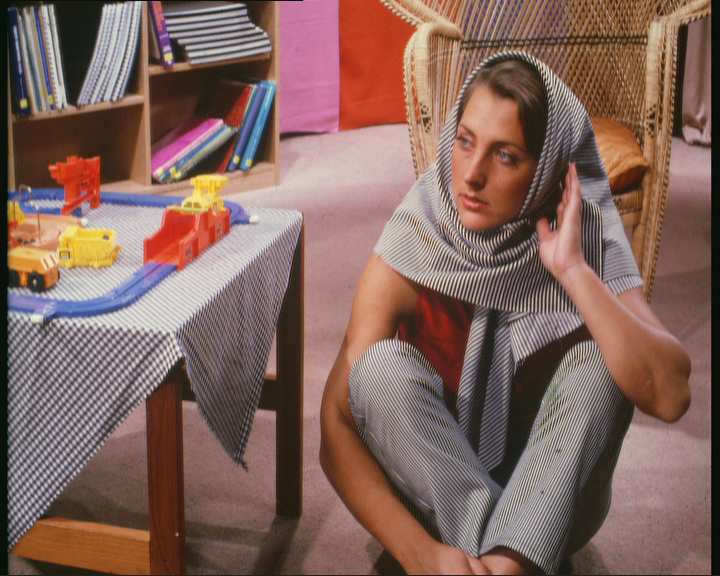
#> input picture lab4/images/barbara_col.png, 720 x 576 px
$ python przetwarzanie_obrazu.py   (older library calls are emulated)
#> lines starting #> are read from the running program, lines starting #| are printed output that depends on the picture
import cv2
import numpy as np
import matplotlib.pyplot as plt

standar_img = "./images/barbara_col.png"
inoise_img = "./images/barbara_col_inoise.png"
inoise2_img = "./images/barbara_col_inoise2.png"
noise_img = "./images/barbara_col_noise.png"

change_img = "./output/zad1/"

unchanged_img = cv2.imread(standar_img, cv2.IMREAD_UNCHANGED)
#> unchanged_img is the input picture: shape (576, 720, 3); mean B, G, R 92.7, 101.1, 130.6

def save_image(name, image):
    cv2.imwrite(change_img+name, image)

def plt_imshow(img, img_title="image"): # funkcja służąca do rysowania obrazu
    plt.figure()
    plt.title(img_title)
    img = cv2.cvtColor(img, cv2.COLOR_BGR2RGB) # bez tej linijki obraz staje się niebieski
    plt.imshow(img, cmap="gray", vmin=0, vmax=255)
    plt.xticks([]), plt.    yticks([])
    plt.show()

def calcPSNR(img1, img2): # funkcja służąca do obliczania PSNR
    imax = 255.**2
    mse = ((img1.astype(np.float64)-img2)**2).sum()/img1.size
    return 10.0*np.log10(imax/mse)

def print_histogram(image): # funkcja służąca do rysowania histogramu
    histogram = cv2.calcHist([image], [0], None, [256], [0, 256])
    histogram = histogram.flatten()
    plt.figure()
    plt.plot(histogram)
    plt.xlim([0,256])
    plt.show()

def zad_1_Gauss(which_image): # funkcja zwracająca PSNR i obraz dla podanego obrazu z zastosowaniem filtru Gaussa
    image = cv2.imread(which_image, cv2.IMREAD_UNCHANGED)
    for i in [3, 5, 7]: # pętla sprawdzająca wyniki dla mask 3, 5 oraz 7
        print(f'Maska: {i} x {i}')
        gauss_blur = cv2.GaussianBlur(image, (i,i), 0)
        print(calcPSNR(unchanged_img, gauss_blur)) # liczenie PSNR
        plt_imshow(gauss_blur)
        x = str(f"{which_image[:10]}{i}x{i}.png")
        save_image(x, gauss_blur)


def zad_1_median(which_image): # funkcja zwracająca PSNR i obraz dla podanego obrazu z zastosowaniem filtru medianowego
    image = cv2.imread(which_image, cv2.IMREAD_UNCHANGED)
    for i in [3, 5, 7]: # pętla sprawdzająca wyniki dla mask 3, 5 oraz 7
        print(f'Maska: {i} x {i}')
        median_blur = cv2.medianBlur(image, i)
        print(calcPSNR(unchanged_img, median_blur)) # liczenie PSNR
        plt_imshow(median_blur) # rysowanie obrazu

def zad2(image):
    image_YCrCb = cv2.cvtColor(image, cv2.COLOR_BGR2YCrCb)
#> image_YCrCb: shape (576, 720, 3); mean of channels 0, 1, 2 109.1, 143.4, 118.7
    image_YCrCb[:, :, 0] = cv2.equalizeHist(image_YCrCb[:, :, 0])
#> image_YCrCb: shape (576, 720, 3); mean of channels 0, 1, 2 128.2, 143.4, 118.7
    image_end = cv2.cvtColor(image_YCrCb, cv2.COLOR_YCrCb2BGR)
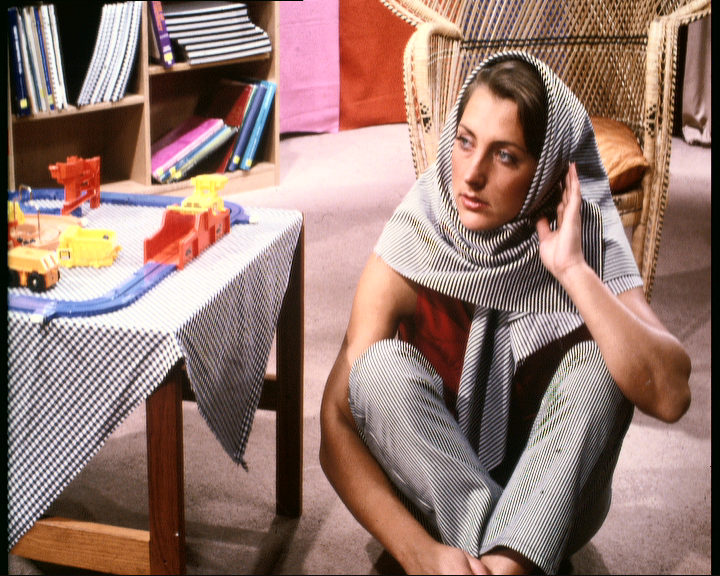
#> image_end: shape (576, 720, 3); mean B, G, R 111.8, 120.4, 149.2
    plt_imshow(image)
    plt_imshow(image_end)
    print_histogram(image)
#> in print_histogram, `histogram = cv2.calcHist([image], [0], None, [256], [0, 256])`: histogram = 256 values, max 5121 at index 25, min 0 at index 0, mean 1620
#> in print_histogram, `plt.show()`:
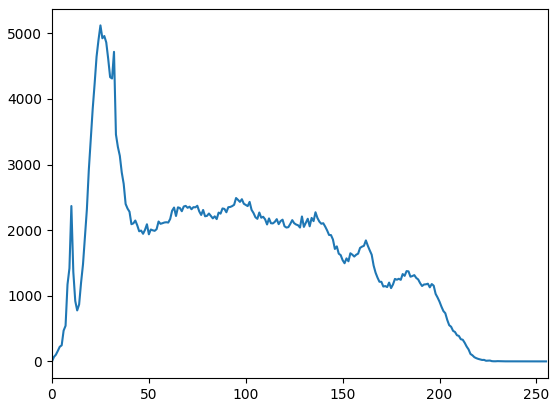
#> figure drawn by matplotlib, 1 panel; curve peaks at x = 25, y = 5121
    print_histogram(image_end)
#> in print_histogram (call 2), `histogram = cv2.calcHist([image], [0], None, [256], [0, 256])`: histogram = 256 values, max 11282 at index 0, min 209 at index 254, mean 1620
#> in print_histogram (call 2), `plt.show()`:
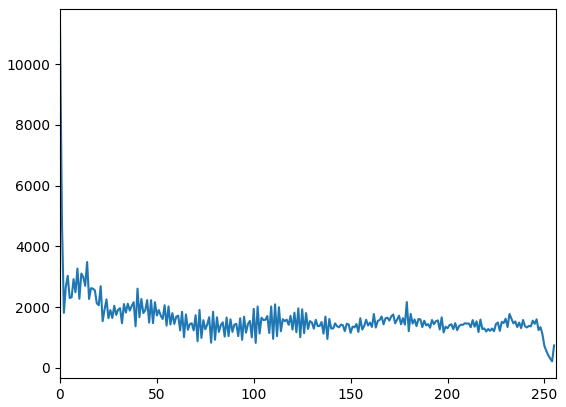
#> figure drawn by matplotlib, 1 panel; curve peaks at x = 0, y = 11282
    save_image("normal_hist.png", image_end)


def zad3():
    W = -10
    image = unchanged_img
    gauss_image = cv2.GaussianBlur(image, (3,3), 0)
    laplacian_image = cv2.Laplacian(gauss_image, cv2.CV_64F)
    img = np.asarray(image, np.float64)
    img_out = cv2.addWeighted(img, 1, laplacian_image, W, 0)
    cv2.imwrite(change_img+"laplacian-10.png", img_out)


if __name__ == "__main__":
    zad2(unchanged_img)
